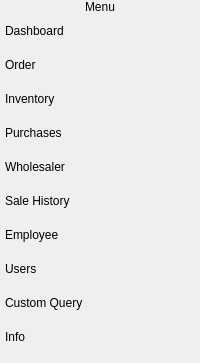
     <widget class="QCustomSlideMenu" name="slide_menu" native="true">
      <property name="sizePolicy">
       <sizepolicy hsizetype="Preferred" vsizetype="Preferred">
        <horstretch>0</horstretch>
        <verstretch>0</verstretch>
       </sizepolicy>
      </property>
      <property name="minimumSize">
       <size>
        <width>200</width>
        <height>0</height>
       </size>
      </property>
      <property name="maximumSize">
       <size>
        <width>0</width>
        <height>16777215</height>
       </size>
      </property>
      <layout class="QVBoxLayout" name="verticalLayout_2">
       <property name="spacing">
        <number>0</number>
       </property>
       <property name="leftMargin">
        <number>0</number>
       </property>
       <property name="topMargin">
        <number>0</number>
       </property>
       <property name="rightMargin">
        <number>0</number>
       </property>
       <property name="bottomMargin">
        <number>0</number>
       </property>
       <item>
        <widget class="QFrame" name="slide">
         <property name="minimumSize">
          <size>
           <width>196</width>
           <height>0</height>
          </size>
         </property>
         <property name="styleSheet">
          <string notr="true"/>
         </property>
         <property name="frameShape">
          <enum>QFrame::NoFrame</enum>
         </property>
         <property name="frameShadow">
          <enum>QFrame::Sunken</enum>
         </property>
         <layout class="QVBoxLayout" name="verticalLayout_5">
          <property name="spacing">
           <number>0</number>
          </property>
          <property name="leftMargin">
           <number>0</number>
          </property>
          <property name="topMargin">
           <number>0</number>
          </property>
          <property name="rightMargin">
           <number>0</number>
          </property>
          <item alignment="Qt::AlignTop">
           <widget class="QFrame" name="frame_3">
            <property name="frameShape">
             <enum>QFrame::NoFrame</enum>
            </property>
            <property name="frameShadow">
             <enum>QFrame::Plain</enum>
            </property>
            <layout class="QVBoxLayout" name="verticalLayout_8">
             <property name="spacing">
              <number>0</number>
             </property>
             <property name="leftMargin">
              <number>0</number>
             </property>
             <property name="topMargin">
              <number>0</number>
             </property>
             <property name="rightMargin">
              <number>0</number>
             </property>
             <property name="bottomMargin">
              <number>0</number>
             </property>
             <item>
              <widget class="QLabel" name="label_4">
               <property name="styleSheet">
                <string notr="true">font: 75 20pt &quot;Century Gothic&quot;;
</string>
               </property>
               <property name="frameShape">
                <enum>QFrame::NoFrame</enum>
               </property>
               <property name="frameShadow">
                <enum>QFrame::Sunken</enum>
               </property>
               <property name="text">
                <string>Menu</string>
               </property>
               <property name="alignment">
                <set>Qt::AlignCenter</set>
               </property>
              </widget>
             </item>
            </layout>
           </widget>
          </item>
          <item>
           <widget class="QFrame" name="frame_7">
            <property name="sizePolicy">
             <sizepolicy hsizetype="Preferred" vsizetype="Expanding">
              <horstretch>0</horstretch>
              <verstretch>0</verstretch>
             </sizepolicy>
            </property>
            <property name="styleSheet">
             <string notr="true"/>
            </property>
            <property name="frameShape">
             <enum>QFrame::NoFrame</enum>
            </property>
            <property name="frameShadow">
             <enum>QFrame::Sunken</enum>
            </property>
            <layout class="QVBoxLayout" name="verticalLayout_9">
             <property name="spacing">
              <number>0</number>
             </property>
             <property name="leftMargin">
              <number>0</number>
             </property>
             <property name="topMargin">
              <number>0</number>
             </property>
             <property name="rightMargin">
              <number>0</number>
             </property>
             <property name="bottomMargin">
              <number>0</number>
             </property>
             <item>
              <widget class="QPushButton" name="dashboard_btn">
               <property name="cursor">
                <cursorShape>PointingHandCursor</cursorShape>
               </property>
               <property name="styleSheet">
                <string notr="true">
padding: 10px 5px;
text-align: left;
font: 75 16pt &quot;Century Gothic&quot;;
border-top-left-radius: 20px ;
border-bottom-left-radius: 20px ;
border-top-right-radius: 20px ;
border-bottom-right-radius: 20px ;</string>
               </property>
               <property name="text">
                <string>Dashboard</string>
               </property>
               <property name="icon">
                <iconset resource="photos/orange_icons.qrc">
                 <normaloff>:/newPrefix/home.svg</normaloff>:/newPrefix/home.svg</iconset>
               </property>
               <property name="iconSize">
                <size>
                 <width>25</width>
                 <height>25</height>
                </size>
               </property>
               <property name="autoDefault">
                <bool>false</bool>
               </property>
               <property name="default">
                <bool>false</bool>
               </property>
               <property name="flat">
                <bool>false</bool>
               </property>
              </widget>
             </item>
             <item>
              <widget class="QPushButton" name="order_btn">
               <property name="cursor">
                <cursorShape>PointingHandCursor</cursorShape>
               </property>
               <property name="styleSheet">
                <string notr="true">
padding: 10px 5px;
text-align: left;
font: 75 16pt &quot;Century Gothic&quot;;
border-top-left-radius: 20px ;
border-bottom-left-radius: 20px ;
border-top-right-radius: 20px ;
border-bottom-right-radius: 20px ;</string>
               </property>
               <property name="text">
                <string>Order</string>
               </property>
               <property name="icon">
                <iconset resource="photos/orange_icons.qrc">
                 <normaloff>:/newPrefix/shopping-bag.svg</normaloff>:/newPrefix/shopping-bag.svg</iconset>
               </property>
               <property name="iconSize">
                <size>
                 <width>25</width>
                 <height>25</height>
                </size>
               </property>
               <property name="flat">
                <bool>false</bool>
               </property>
              </widget>
             </item>
             <item>
              <widget class="QPushButton" name="inventory_btn">
               <property name="cursor">
                <cursorShape>PointingHandCursor</cursorShape>
               </property>
               <property name="styleSheet">
                <string notr="true">
padding: 10px 5px;
text-align: left;
font: 75 16pt &quot;Century Gothic&quot;;
border-top-left-radius: 20px ;
border-bottom-left-radius: 20px ;
border-top-right-radius: 20px ;
border-bottom-right-radius: 20px ;</string>
               </property>
               <property name="text">
                <string>Inventory</string>
               </property>
               <property name="icon">
                <iconset resource="photos/orange_icons.qrc">
                 <normaloff>:/newPrefix/box.svg</normaloff>:/newPrefix/box.svg</iconset>
               </property>
               <property name="iconSize">
                <size>
                 <width>25</width>
                 <height>25</height>
                </size>
               </property>
               <property name="flat">
                <bool>false</bool>
               </property>
              </widget>
             </item>
             <item>
              <widget class="QPushButton" name="purchase_btn">
               <property name="cursor">
                <cursorShape>PointingHandCursor</cursorShape>
               </property>
               <property name="styleSheet">
                <string notr="true">
padding: 10px 5px;
text-align: left;
font: 75 16pt &quot;Century Gothic&quot;;
border-top-left-radius: 20px ;
border-bottom-left-radius: 20px ;
border-top-right-radius: 20px ;
border-bottom-right-radius: 20px ;</string>
               </property>
               <property name="text">
                <string>Purchases</string>
               </property>
               <property name="icon">
                <iconset resource="photos/orange_icons.qrc">
                 <normaloff>:/newPrefix/shopping-cart.svg</normaloff>:/newPrefix/shopping-cart.svg</iconset>
               </property>
               <property name="iconSize">
                <size>
                 <width>25</width>
                 <height>25</height>
                </size>
               </property>
               <property name="flat">
                <bool>false</bool>
               </property>
              </widget>
             </item>
             <item>
              <widget class="QPushButton" name="wholesaler_btn">
               <property name="cursor">
                <cursorShape>PointingHandCursor</cursorShape>
               </property>
               <property name="styleSheet">
                <string notr="true">
padding: 10px 5px;
text-align: left;
font: 75 16pt &quot;Century Gothic&quot;;
border-top-left-radius: 20px ;
border-bottom-left-radius: 20px ;
border-top-right-radius: 20px ;
border-bottom-right-radius: 20px ;</string>
               </property>
               <property name="text">
                <string>Wholesaler</string>
               </property>
               <property name="icon">
                <iconset resource="photos/orange_icons.qrc">
                 <normaloff>:/newPrefix/truck.svg</normaloff>:/newPrefix/truck.svg</iconset>
               </property>
               <property name="iconSize">
                <size>
                 <width>25</width>
                 <height>25</height>
                </size>
               </property>
               <property name="flat">
                <bool>false</bool>
               </property>
              </widget>
             </item>
             <item>
              <widget class="QPushButton" name="sale_history_btn">
               <property name="cursor">
                <cursorShape>PointingHandCursor</cursorShape>
               </property>
               <property name="styleSheet">
                <string notr="true">
padding: 10px 5px;
text-align: left;
font: 75 16pt &quot;Century Gothic&quot;;
border-top-left-radius: 20px ;
border-bottom-left-radius: 20px ;
border-top-right-radius: 20px ;
border-bottom-right-radius: 20px ;</string>
               </property>
               <property name="text">
                <string>Sale History</string>
               </property>
               <property name="icon">
                <iconset resource="photos/orange_icons.qrc">
                 <normaloff>:/newPrefix/trending-up.svg</normaloff>:/newPrefix/trending-up.svg</iconset>
               </property>
               <property name="iconSize">
                <size>
                 <width>25</width>
                 <height>25</height>
                </size>
               </property>
               <property name="flat">
                <bool>false</bool>
               </property>
              </widget>
             </item>
             <item>
              <widget class="QPushButton" name="employee_btn">
               <property name="cursor">
                <cursorShape>PointingHandCursor</cursorShape>
               </property>
               <property name="styleSheet">
                <string notr="true">
padding: 10px 5px;
text-align: left;
font: 75 16pt &quot;Century Gothic&quot;;
border-top-left-radius: 20px ;
border-bottom-left-radius: 20px ;
border-top-right-radius: 20px ;
border-bottom-right-radius: 20px ;</string>
               </property>
               <property name="text">
                <string>Employee</string>
               </property>
               <property name="icon">
                <iconset resource="photos/orange_icons.qrc">
                 <normaloff>:/newPrefix/user-check.svg</normaloff>:/newPrefix/user-check.svg</iconset>
               </property>
               <property name="iconSize">
                <size>
                 <width>25</width>
                 <height>25</height>
                </size>
               </property>
               <property name="flat">
                <bool>false</bool>
               </property>
              </widget>
             </item>
             <item>
              <widget class="QPushButton" name="users_btn">
               <property name="cursor">
                <cursorShape>PointingHandCursor</cursorShape>
               </property>
               <property name="styleSheet">
                <string notr="true">
padding: 10px 5px;
text-align: left;
font: 75 16pt &quot;Century Gothic&quot;;
border-top-left-radius: 20px ;
border-bottom-left-radius: 20px ;
border-top-right-radius: 20px ;
border-bottom-right-radius: 20px ;</string>
               </property>
               <property name="text">
                <string>Users</string>
               </property>
               <property name="icon">
                <iconset resource="photos/orange_icons.qrc">
                 <normaloff>:/newPrefix/users.svg</normaloff>:/newPrefix/users.svg</iconset>
               </property>
               <property name="iconSize">
                <size>
                 <width>25</width>
                 <height>25</height>
                </size>
               </property>
               <property name="flat">
                <bool>false</bool>
               </property>
              </widget>
             </item>
             <item>
              <widget class="QPushButton" name="custom_querying">
               <property name="cursor">
                <cursorShape>PointingHandCursor</cursorShape>
               </property>
               <property name="styleSheet">
                <string notr="true">
padding: 10px 5px;
text-align: left;
font: 14pt &quot;Century Gothic&quot;;
border-top-left-radius: 20px ;
border-bottom-left-radius: 20px ;
border-top-right-radius: 20px ;
border-bottom-right-radius: 20px ;</string>
               </property>
               <property name="text">
                <string>Custom Query</string>
               </property>
               <property name="icon">
                <iconset resource="photos/orange_icons.qrc">
                 <normaloff>:/newPrefix/database.svg</normaloff>:/newPrefix/database.svg</iconset>
               </property>
               <property name="iconSize">
                <size>
                 <width>25</width>
                 <height>25</height>
                </size>
               </property>
               <property name="flat">
                <bool>false</bool>
               </property>
              </widget>
             </item>
             <item>
              <widget class="QPushButton" name="developer_info">
               <property name="cursor">
                <cursorShape>PointingHandCursor</cursorShape>
               </property>
               <property name="styleSheet">
                <string notr="true">
padding: 10px 5px;
text-align: left;
font: 75 16pt &quot;Century Gothic&quot;;
border-top-left-radius: 20px ;
border-bottom-left-radius: 20px ;
border-top-right-radius: 20px ;
border-bottom-right-radius: 20px ;</string>
               </property>
               <property name="text">
                <string>Info</string>
               </property>
               <property name="icon">
                <iconset resource="photos/orange_icons.qrc">
                 <normaloff>:/newPrefix/info.svg</normaloff>:/newPrefix/info.svg</iconset>
               </property>
               <property name="iconSize">
                <size>
                 <width>25</width>
                 <height>25</height>
                </size>
               </property>
               <property name="flat">
                <bool>false</bool>
               </property>
              </widget>
             </item>
            </layout>
           </widget>
          </item>
         </layout>
        </widget>
       </item>
      </layout>
     </widget>
